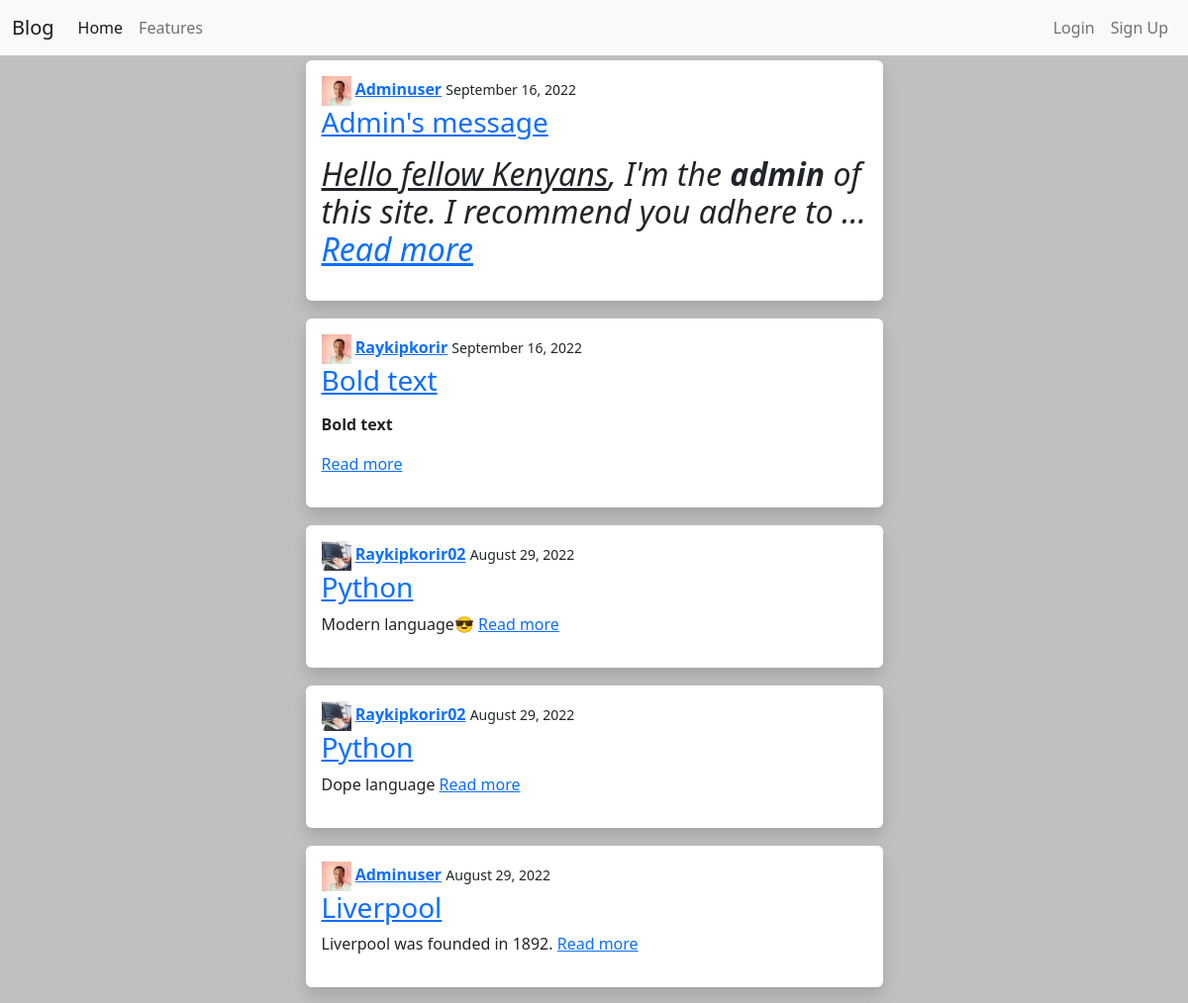
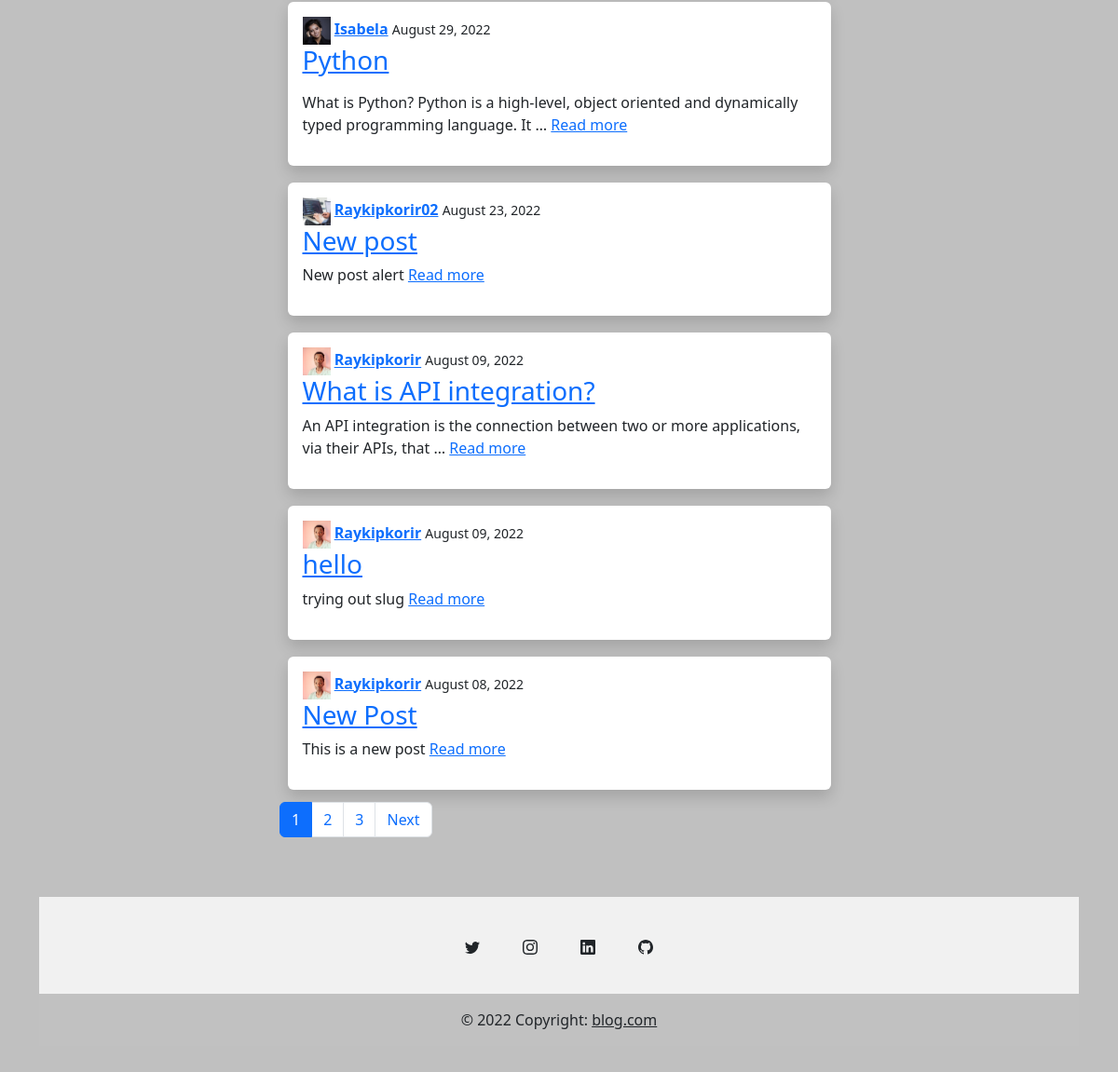
The page / on the database its author committed (2 pictures, top to bottom).
### blog/models.py (models this page shows, shortened)
class Post(models.Model):
    user = models.ForeignKey(User, on_delete=models.CASCADE)
    slug = models.SlugField(max_length=50, null=True, blank=True)
    title = models.CharField(max_length=50)
    content = RichTextField()
    date_posted = models.DateTimeField(default=timezone.now)
    def get_absolute_url(self):
        return reverse("blog:post-detail", kwargs={"slug":self.slug})
    class Meta:
        ordering = ["-date_posted"]

### users/models.py (models this page shows, shortened)
class User(AbstractUser):
    email = models.EmailField(_("email address"))

class Profile(models.Model):
    user = models.OneToOneField(User, on_delete=models.CASCADE)
    bio = models.TextField(blank=True)
    image = models.ImageField(default="default.jpg", upload_to="profile_pics")
    city = models.CharField(max_length=20, blank=True)
    url = models.URLField(blank=True)

### blog/views.py (the view)
# urls.py: path("", views.PostListView.as_view(), name="blog-home"),
class PostListView(ListView):
    model = Post
    template_name = "blog/home.html"
    context_object_name = "posts"
    paginate_by = 10
    def get_context_data(self, *args, **kwargs):
        try:
            return super().get_context_data(*args, **kwargs)
        except Http404:
            self.kwargs["page"] = 1
            return super().get_context_data(*args, **kwargs)

### blog/templates/blog/home.html (shortened to what this page needs)
{% extends 'base.html' %}
{% block content %}
{% for post in posts %}
 <div class="content">
    <div class="row">
        <div class="col-md-6 offset-md-3">
            <div class="shadow p-3 mb-2 bg-body rounded">
                <div>
                    <img src="{{ post.user.profile.image.url }}" alt="" width = "30px" height = "30px">
                    <a href = "{% url 'users:user_profile' post.user.username %}"> <strong>{{ post.user|capfirst }}</strong></a>
                    <small> {{ post.date_posted|date:"F d, Y" }} </small>
                </div>
                <h3><a href="{{ post.get_absolute_url }}"> {{ post.title }}</a></h3>
                {% autoescape off %}
                <p> {{ post.content|truncatewords:15}} <a href="{{post.get_absolute_url}}">Read more</a></p>
                {% endautoescape %}
            </div>
        </div>
    </div>
</div>
{% endfor %}
{% if is_paginated %}
<div class="col-md-6 offset-md-3">
    <nav aria-label="Page navigation example">
        <ul class="pagination">
            {% for page in paginator.page_range %}
            {% if page_obj.number == page %}
            <li class="page-item active"><a class="page-link" href="?page={{page}}">{{page}}</a></li>
            {% else %}
            <li class="page-item"><a class="page-link" href="?page={{page}}">{{page}}</a></li>
            {% endif %}
            {% endfor %}
            {% if page_obj.has_next %}
            <li class="page-item"><a class="page-link" href="?page={{page_obj.next_page_number}}">Next</a></li>
            {% endif %}
        </ul>
    </nav>
</div>
{% endif %}
{% endblock content %}

### users/static/users/css/settings.css (style rules this page uses)
body { margin-top:20px; color: #1a202c; text-align: left; background-color: #e2e8f0; }

### templates/base.html (style rules this page uses)
body { background-color:silver; }
.content { margin:5px; }

### rows shown on the page
Post: user.profile.image (picture), user "Adminuser", date_posted "September 16, 2022", title "Admin's message", content "Hello fellow Kenyans , I'm the admin of this site. I recommend you adhere to …"
Post: user.profile.image (picture), user "Raykipkorir", date_posted "September 16, 2022", title "Bold text", content "Bold text"
Post: user.profile.image (placeholder picture), user "Raykipkorir02", date_posted "August 29, 2022", title "Python", content "Modern language😎"
Post: user.profile.image (placeholder picture), user "Raykipkorir02", date_posted "August 29, 2022", title "Python", content "Dope language"
Post: user.profile.image (picture), user "Adminuser", date_posted "August 29, 2022", title "Liverpool", content "Liverpool was founded in 1892."
Post: user.profile.image (picture), user "Isabela", date_posted "August 29, 2022", title "Python", content "What is Python? Python is a high-level, object oriented and dynamically typed programming language. It …"
Post: user.profile.image (placeholder picture), user "Raykipkorir02", date_posted "August 23, 2022", title "New post", content "New post alert"
Post: user.profile.image (picture), user "Raykipkorir", date_posted "August 09, 2022", title "What is API integration?", content "An API integration is the connection between two or more applications, via their APIs, that …"
Post: user.profile.image (picture), user "Raykipkorir", date_posted "August 09, 2022", title "hello", content "trying out slug"
Post: user.profile.image (picture), user "Raykipkorir", date_posted "August 08, 2022", title "New Post", content "This is a new post"

### other values the page prints
{{ page }} "1"
{{ page }} "2" "3"
